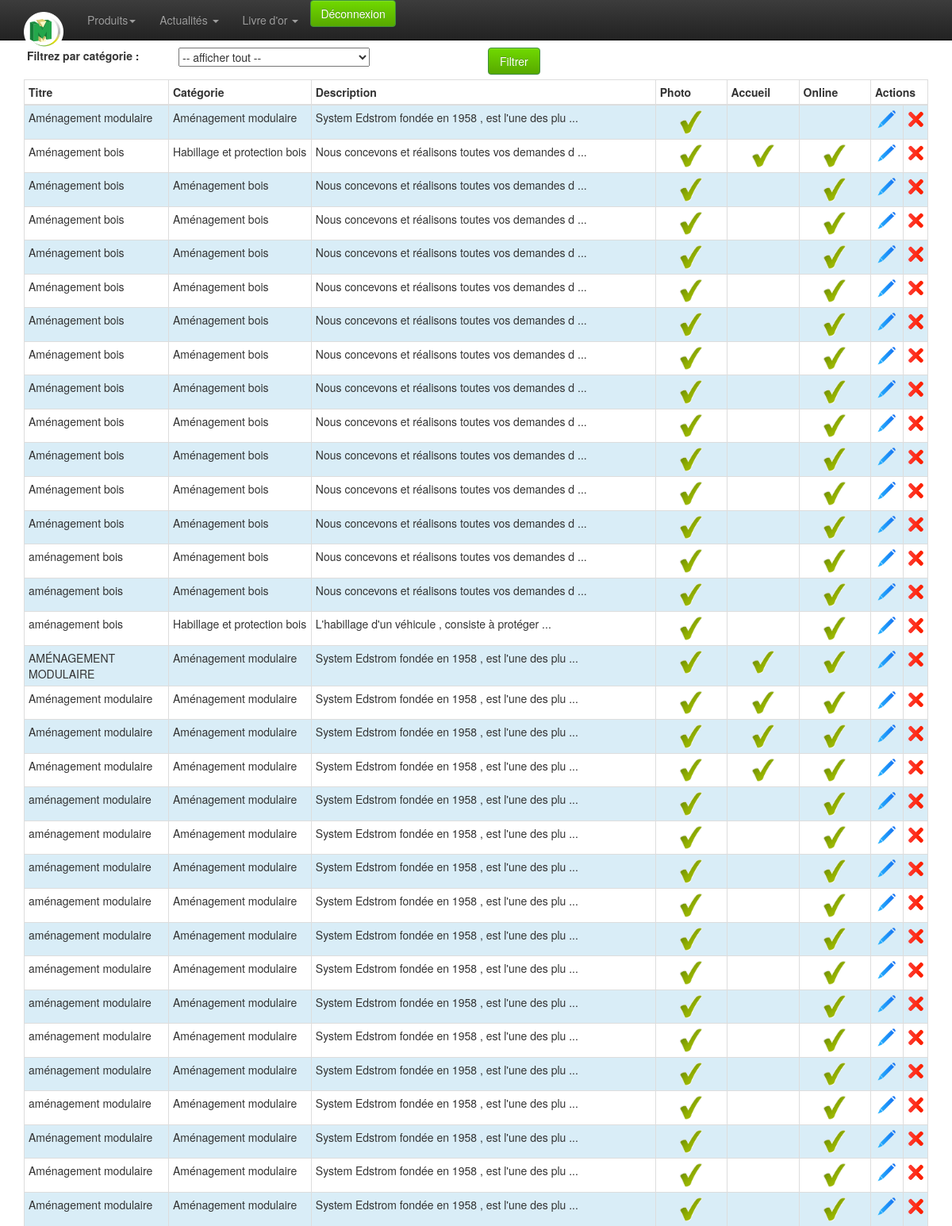
The app's page /admin/produit/liste.php (signed in, upper part) with its own data.
### tables this page shows
CREATE TABLE `product` (
  `id` int(10) unsigned NOT NULL AUTO_INCREMENT,
  `id_categorie` int(11) NOT NULL,
  `nom` varchar(100) NOT NULL,
  `description` text NOT NULL,
  `fichier_pdf` varchar(100) NOT NULL,
  `accueil` enum('0','1') NOT NULL DEFAULT '0',
  `online` enum('0','1') NOT NULL DEFAULT '0',
  PRIMARY KEY (`id`)
);

CREATE TABLE `catproduct` (
  `id` int(10) unsigned NOT NULL AUTO_INCREMENT,
  `id_parent` int(11) NOT NULL,
  `nom` varchar(50) NOT NULL,
  `image` varchar(50) NOT NULL,
  `ordre_affichage` int(11) NOT NULL DEFAULT 1,
  PRIMARY KEY (`id`)
);

### admin/classes/StorageManager.php (called while the page is built, shortened)
<?php
class StorageManager{
	protected function dbConnect() {
		try {
			$this->mysqli = new mysqli ( DBHOST, DBUSER, DBPASSWD, DBNAME ) ;
		} catch (Exception $e) {
			throw new Exception("Erreur Connexion DB ". $e->getMessage());
		}
	}
}
?>

### admin/classes/Produit.php (called while the page is built, shortened)
<?php
require_once("StorageManager.php");
require_once("Categorie.php");
class Produit extends StorageManager {
	public function getListe( $tab=array(), $debug=false ) {
		$champ_souhaite = (isset($_POST["champ"])) ? $_POST["champ"] : "*";
		$requete = "SELECT " . $champ_souhaite . " FROM `product`";
		if ( $tab[ "where" ] == '' ) {
			$requete .= " WHERE id > 0";
			$order_by = (isset($_POST["$order_by"])) ? $_POST["$order_by"] : "nom";
			$sens = (isset($_POST["sens"])) ? $_POST["sens"] : "ASC";
			$requete .= " ORDER BY " . $order_by . " " . $sens;
		}
		else $requete .= $tab[ "where" ];
		$result = mysqli_query( $this->mysqli, $requete );
		while( $row = mysqli_fetch_assoc( $result ) ) {
			$new_array[] = $row;
		}
		return $new_array;
	}
}

### admin/classes/Categorie.php (called while the page is built, shortened)
<?php
require_once("StorageManager.php");
class Categorie extends StorageManager {
	public function load( $id, $debug=false ){
		$new_array = null;
		$requete = "SELECT * FROM `catproduct` WHERE id = " . $id ;
		$result = mysqli_query( $this->mysqli, $requete );
		while( $row = mysqli_fetch_assoc( $result ) ) {
			$new_array[] = $row;
		}
		return $new_array;
	}
	public function getListe( $tab=array(), $debug=false ) {
		$champ_souhaite = ( $tab[ "champ" ] != '' ) ? $tab[ "champ" ] : "*";
		$requete = "SELECT " . $champ_souhaite . " FROM `catproduct`";
		if ( $tab[ "where" ] == '' ) {
			$requete .= " WHERE id > 0";
			if ( !empty( $tab ) ) {
				foreach( $tab as $champ => $val ) {
					if ( $champ != "champ" && $champ != "order_by" && $champ != "sens" )
						$requete .= " AND " . $champ . " = '" . addslashes( $val ) . "'";
				}
			}
			$order_by = ( $tab[ "order_by" ] != "" ) ? $tab[ "order_by" ] : "ordre_affichage";
			$sens = ( $tab[ "sens" ] != "" ) ? $tab[ "sens" ] : "ASC";
			$requete .= " ORDER BY " . $order_by . " " . $sens;
		}
		else $requete .= $tab[ "where" ];
		$result = mysqli_query( $this->mysqli, $requete );
		while( $row = mysqli_fetch_assoc( $result ) ) {
			$new_array[] = $row;
		}
		return $new_array;
	}
}

### admin/classes/utils.php (called while the page is built, shortened)
<?
	function couper_correctement( $chaine='', $longueur=0, $element=' ', $debug=false ) {
		$chaine = substr( $chaine, 0, $longueur );
		return $chaine;
	}
?>

### admin/classes/Produit_image.php (called while the page is built, shortened)
<?php
require_once("StorageManager.php");
class Produit_image extends StorageManager {
	public function getImageDefaut( $num_produit=0, $debug=false ) {
		$requete = "SELECT * FROM `product_image`
			WHERE num_produit = " . intval( $num_produit ) . "
			AND defaut = 'oui'";
		$result = mysqli_query( $this->mysqli, $requete );
		$row = mysqli_fetch_assoc( $result );
		return $row;
	}
}

### admin/produit/liste.php (the view, shortened to what this page needs)
<? include_once ( $_SERVER[ "DOCUMENT_ROOT" ] . "/admin/classes/utils.php" );?>
<?
	require $_SERVER[ "DOCUMENT_ROOT" ] . "/admin/classes/Categorie.php";
	require $_SERVER[ "DOCUMENT_ROOT" ] . "/admin/classes/Produit.php";
	require $_SERVER[ "DOCUMENT_ROOT" ] . "/admin/classes/Produit_image.php";
	$debug = 			false;
	$categorie = 		new Categorie();
	$produit = 			new Produit();
	$produit_image = 	new Produit_image();
	if ( 1 == 1 ) {
		unset( $recherche );
		$recherche[ "id_parent" ] = '0';
		$liste_categorie = $categorie->getListe( $recherche, $debug );
	}
	if ( 1 == 1 ) {
		unset( $recherche );
		$liste_produit = $produit->getListe( $recherche, $debug );
	}
?>
<!doctype html>
<html class="no-js" lang="en">
	<head>
		<? include_once $_SERVER[ "DOCUMENT_ROOT" ] . "/admin/inc-meta.php";?>
	</head>
	<body>
		<? require_once $_SERVER[ "DOCUMENT_ROOT" ] . "/admin/inc-menu.php";?>
		<div class="container">
			<div class="row">
				<form name="formulaire" class="form-horizontal" method="GET"  action="liste.php" >
				<div class="col-md-2">
					<label  >&nbsp;Filtrez par catégorie :</label>
				</div>
				<div class="col-md-4">
					<select name="id_categorie" id="id_categorie">
						<option value="" selected>-- afficher tout --</option>
					</select>
				</div>
				<div class="col-md-3">
					<button class="btn btn-success col-sm-3" type="submit" >Filtrer</button>
				</div>
				<br><br>
			</div>
			<div class="row">
				<div class="col-xs-12 col-sm-12 col-md-12">
					<table class="table table-hover table-bordered table-condensed table-striped" >
						<thead>
							<tr>
								<th class="col-md-2" style="">Titre</th>
								<th class="col-md-2" style="">Catégorie</th>
								<th class="col-md-5" style="">Description</th>
								<th class="col-md-1" style="">Photo</th>
								<th class="col-md-1" style="">Accueil</th>
								<th class="col-md-1" style="">Online</th>
								<th class="col-md-1" colspan="2" style="">Actions</th>
							</tr>
						</thead>
						<tbody>
							<?
							if ( !empty( $liste_produit ) ) {
								$i=0;
								foreach ( $liste_produit as $value ) {
									$i++;
									$data = $categorie->load( $value[ "id_categorie" ] );
									$image_defaut = $produit_image->getImageDefaut( $value[ "id" ], $debug );
									$classe_affichage = ( $i % 2 != 0 ) ? "info" : "";
									$description = couper_correctement( $value[ "description" ], 50 );
									if ( strlen( $value[ "description" ] ) > 50 ) $description .= " ...";
									$image_ok = ( $image_defaut[ "fichier" ] != '' ) ? 'check' : 'vide';
									$accueil = ( $value[ "accueil" ] == '1' ) ? 'check' : 'vide';
									$online = ( $value[ "online" ] == '1' ) ? 'check' : 'vide';
									echo "<tr class='" . $classe_affichage . "'>\n";
									echo "	<td>" . $value[ "nom" ] . "</td>\n";
									echo "	<td>" . $data[ 0 ][ "nom" ] . "</td>\n";
									echo "	<td>" . $description . "</td>\n";
									echo "	<td align='center'><img src='../img/" . $image_ok . ".png' width='30' ></td>\n";
									echo "	<td align='center'><img src='../img/" . $accueil . ".png' width='30' ></td>\n";
									echo "	<td align='center'><img src='../img/" . $online . ".png' width='30' ></td>\n";
									echo "	<td><a href='./edition.php?id=" . $value[ "id" ] . "'><img src='../img/modif.png' width='30' alt='Modifier' ></a></td>\n";
									echo "	<td>\n";
									echo "		<img src='../img/del.png' width='20' alt='Supprimer' onclick=\"$('.supp" . $value[ "id" ] . "').css('display', 'block');\">\n";
									echo "	</td>\n";
									echo "</tr>\n";
								}
							}
							?>
						</tbody>
					</table>
				</div>
			</div>
		</div>
	</body>
</html>

### admin/css/style.css (style rules this page uses)
body { padding-top: 60px; padding-bottom: 40px; }
.btn-success { background-color: #57a900; background-image: -moz-linear-gradient(top, #70d900, #57a900); background-image: -ms-linear-gradient(top, #70d900, #57a900); background-image: -webkit-gradient(linear, 0 0, 0 100%, from(#70d900), to(#57a900)); background-image: -webkit-linear-gradient(top, #70d900, #57a900); background-image: -o-linear-gradient(top, #70d900, #57a900); background-image: linear-gradient(top, #70d900, #57a900); filter: progid:DXImageTransform.Microsoft.gradient(startColorstr='#70d900', endColorstr='#57a900', GradientType=0); }

### records on screen
product: nom "Aménagement modulaire", catproduct.nom "Aménagement modulaire", description "System Edstrom fondée en 1958 , est l'une des plu ...", shows a picture
product: nom "Aménagement bois", catproduct.nom "Habillage et protection bois", description "Nous concevons et réalisons toutes vos demandes d ..."
product: nom "Aménagement bois", catproduct.nom "Aménagement bois", description "Nous concevons et réalisons toutes vos demandes d ..."
product: nom "Aménagement bois", catproduct.nom "Aménagement bois", description "Nous concevons et réalisons toutes vos demandes d ..."
product: nom "Aménagement bois", catproduct.nom "Aménagement bois", description "Nous concevons et réalisons toutes vos demandes d ..."
product: nom "Aménagement bois", catproduct.nom "Aménagement bois", description "Nous concevons et réalisons toutes vos demandes d ..."
product: nom "Aménagement bois", catproduct.nom "Aménagement bois", description "Nous concevons et réalisons toutes vos demandes d ..."
product: nom "Aménagement bois", catproduct.nom "Aménagement bois", description "Nous concevons et réalisons toutes vos demandes d ..."
product: nom "Aménagement bois", catproduct.nom "Aménagement bois", description "Nous concevons et réalisons toutes vos demandes d ..."
product: nom "Aménagement bois", catproduct.nom "Aménagement bois", description "Nous concevons et réalisons toutes vos demandes d ..."
product: nom "Aménagement bois", catproduct.nom "Aménagement bois", description "Nous concevons et réalisons toutes vos demandes d ..."
product: nom "Aménagement bois", catproduct.nom "Aménagement bois", description "Nous concevons et réalisons toutes vos demandes d ..."
product: nom "Aménagement bois", catproduct.nom "Aménagement bois", description "Nous concevons et réalisons toutes vos demandes d ..."
product: nom "aménagement bois", catproduct.nom "Aménagement bois", description "Nous concevons et réalisons toutes vos demandes d ..."
product: nom "aménagement bois", catproduct.nom "Aménagement bois", description "Nous concevons et réalisons toutes vos demandes d ..."
product: nom "aménagement bois", catproduct.nom "Habillage et protection bois", description "L'habillage d'un véhicule , consiste à protéger ..."
product: nom "AMÉNAGEMENT MODULAIRE", catproduct.nom "Aménagement modulaire", description "System Edstrom fondée en 1958 , est l'une des plu ..."
product: nom "Aménagement modulaire", catproduct.nom "Aménagement modulaire", description "System Edstrom fondée en 1958 , est l'une des plu ..."
product: nom "Aménagement modulaire", catproduct.nom "Aménagement modulaire", description "System Edstrom fondée en 1958 , est l'une des plu ..."
product: nom "Aménagement modulaire", catproduct.nom "Aménagement modulaire", description "System Edstrom fondée en 1958 , est l'une des plu ..."
product: nom "aménagement modulaire", catproduct.nom "Aménagement modulaire", description "System Edstrom fondée en 1958 , est l'une des plu ..."
product: nom "aménagement modulaire", catproduct.nom "Aménagement modulaire", description "System Edstrom fondée en 1958 , est l'une des plu ..."
product: nom "aménagement modulaire", catproduct.nom "Aménagement modulaire", description "System Edstrom fondée en 1958 , est l'une des plu ..."
product: nom "aménagement modulaire", catproduct.nom "Aménagement modulaire", description "System Edstrom fondée en 1958 , est l'une des plu ..."
product: nom "aménagement modulaire", catproduct.nom "Aménagement modulaire", description "System Edstrom fondée en 1958 , est l'une des plu ..."
product: nom "aménagement modulaire", catproduct.nom "Aménagement modulaire", description "System Edstrom fondée en 1958 , est l'une des plu ..."
product: nom "aménagement modulaire", catproduct.nom "Aménagement modulaire", description "System Edstrom fondée en 1958 , est l'une des plu ..."
product: nom "aménagement modulaire", catproduct.nom "Aménagement modulaire", description "System Edstrom fondée en 1958 , est l'une des plu ..."
product: nom "aménagement modulaire", catproduct.nom "Aménagement modulaire", description "System Edstrom fondée en 1958 , est l'une des plu ..."
product: nom "aménagement modulaire", catproduct.nom "Aménagement modulaire", description "System Edstrom fondée en 1958 , est l'une des plu ..."
product: nom "Aménagement modulaire", catproduct.nom "Aménagement modulaire", description "System Edstrom fondée en 1958 , est l'une des plu ..."
product: nom "Aménagement modulaire", catproduct.nom "Aménagement modulaire", description "System Edstrom fondée en 1958 , est l'une des plu ..."
product: nom "Aménagement modulaire", catproduct.nom "Aménagement modulaire", description "System Edstrom fondée en 1958 , est l'une des plu ..."
